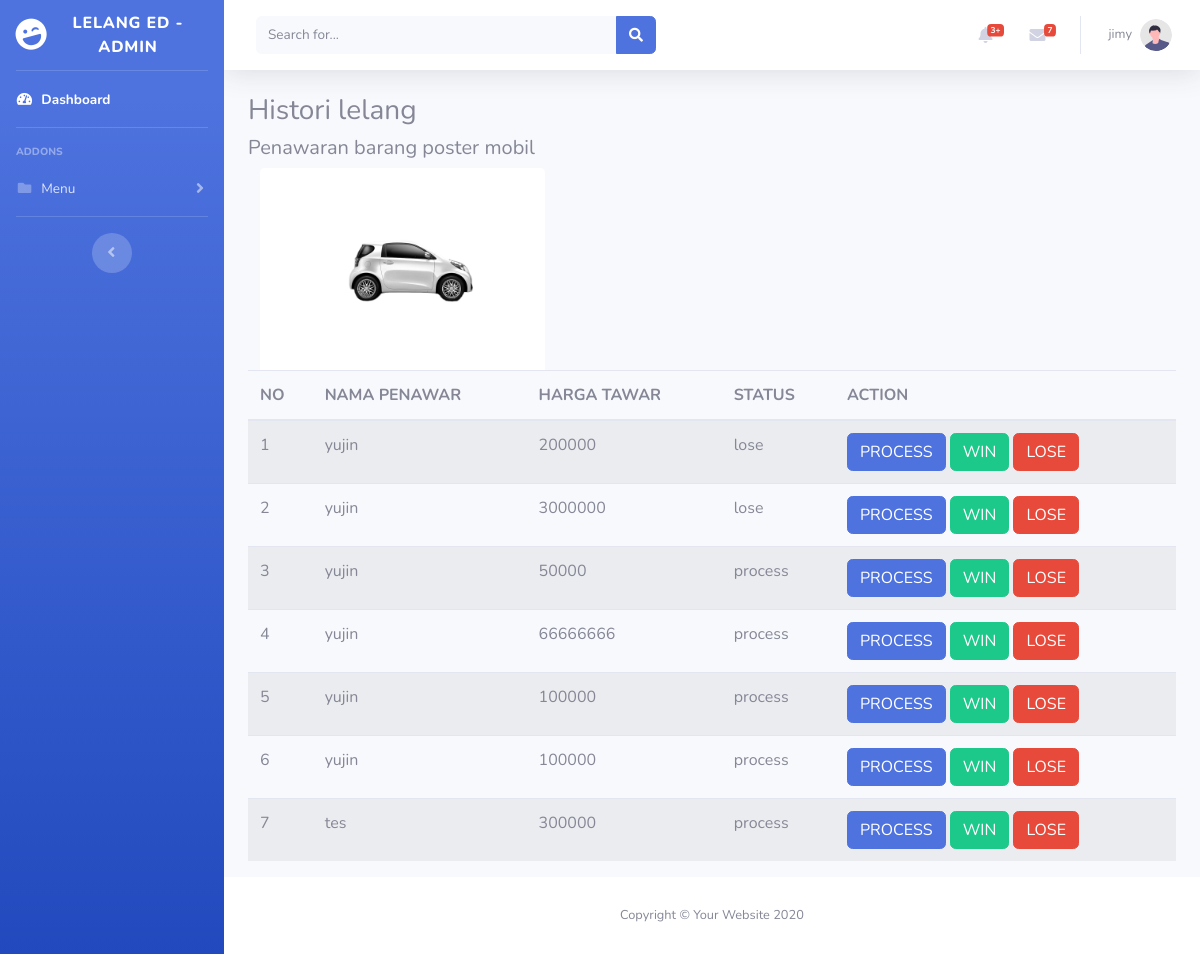
Screenshot of /petugas/history_lelang.php?id=3 (signed in) with the database file from the repository.
### tables this page shows
CREATE TABLE `barang` (
  `id` int(11) NOT NULL,
  `nama_barang` text NOT NULL,
  `tgl_daftar` date NOT NULL,
  `harga_awal` int(11) NOT NULL,
  `deskripsi` text NOT NULL,
  `foto` blob NOT NULL,
  `status` enum('close','open','sold') NOT NULL
);

CREATE TABLE `transaksi` (
  `id_transaksi` int(11) NOT NULL,
  `id_masyarakat` int(11) NOT NULL,
  `id_barang` int(11) NOT NULL,
  `penawaran_harga` int(11) NOT NULL,
  `status_lelang` enum('process','win','lose') NOT NULL
);

CREATE TABLE `masyarakat` (
  `id_masyarakat` int(11) NOT NULL,
  `nama_masyarakat` varchar(25) NOT NULL,
  `username` varchar(25) NOT NULL,
  `password` varchar(255) NOT NULL,
  `tlp` varchar(25) NOT NULL
);

### petugas/history_lelang.php (the view, shortened to what this page needs)
<!DOCTYPE html>
<html lang="en">
<head>
    <link href="vendor/fontawesome-free/css/all.min.css" rel="stylesheet" type="text/css">
    <link href="css/sb-admin-2.min.css" rel="stylesheet">
</head>
<body id="page-top">
    <div id="wrapper">
        <ul class="navbar-nav bg-gradient-primary sidebar sidebar-dark accordion" id="accordionSidebar">
            <a class="sidebar-brand d-flex align-items-center justify-content-center" href="index.html">
                <div class="sidebar-brand-icon rotate-n-15">
                    <i class="fas fa-laugh-wink"></i>
                </div>
                <div class="sidebar-brand-text mx-3">Lelang ED - ADMIN</div>
            </a>
            <hr class="sidebar-divider my-0">
           <li class="nav-item active">
                <a class="nav-link" href="homepage.php">
                    <i class="fas fa-fw fa-tachometer-alt"></i>
                    <span>Dashboard</span></a>
            </li>
            <hr class="sidebar-divider">
            <div class="sidebar-heading">
                Addons
            </div>
            <li class="nav-item">
                <a class="nav-link collapsed" href="#" data-toggle="collapse" data-target="#collapseMenu"
                    aria-expanded="true" aria-controls="collapseMenu">
                    <i class="fas fa-fw fa-folder"></i>
                    <span>Menu</span>
                </a>
            </li>
            <hr class="sidebar-divider d-none d-md-block">
            <div class="text-center d-none d-md-inline">
                <button class="rounded-circle border-0" id="sidebarToggle"></button>
            </div>
        </ul>
        <div id="content-wrapper" class="d-flex flex-column">
            <div id="content">
                <nav class="navbar navbar-expand navbar-light bg-white topbar mb-4 static-top shadow">
                    <form
                        class="d-none d-sm-inline-block form-inline mr-auto ml-md-3 my-2 my-md-0 mw-100 navbar-search">
                        <div class="input-group">
                            <input type="text" class="form-control bg-light border-0 small" placeholder="Search for..."
                                aria-label="Search" aria-describedby="basic-addon2">
                            <div class="input-group-append">
                                <button class="btn btn-primary" type="button">
                                    <i class="fas fa-search fa-sm"></i>
                                </button>
                            </div>
                        </div>
                    </form>
                    <ul class="navbar-nav ml-auto">
                        <li class="nav-item dropdown no-arrow mx-1">
                            <a class="nav-link dropdown-toggle" href="#" id="alertsDropdown" role="button"
                                data-toggle="dropdown" aria-haspopup="true" aria-expanded="false">
                                <i class="fas fa-bell fa-fw"></i>
                                <span class="badge badge-danger badge-counter">3+</span>
                            </a>
                        </li>
                        <li class="nav-item dropdown no-arrow mx-1">
                            <a class="nav-link dropdown-toggle" href="#" id="messagesDropdown" role="button"
                                data-toggle="dropdown" aria-haspopup="true" aria-expanded="false">
                                <i class="fas fa-envelope fa-fw"></i>
                                <span class="badge badge-danger badge-counter">7</span>
                            </a>
                        </li>
                        <li class="nav-item dropdown no-arrow">
                            <a class="nav-link dropdown-toggle" href="#" id="userDropdown" role="button"
                                data-toggle="dropdown" aria-haspopup="true" aria-expanded="false">
                                <span class="mr-2 d-none d-lg-inline text-gray-600 small"><?=$_SESSION['username']?></span>
                                <img class="img-profile rounded-circle"
                                    src="img/undraw_profile.svg">
                            </a>
                        </li>
                    </ul>
                </nav>
                <div class="container-fluid">
                    <?php
                        include "../koneksi.php";
                        $qry_get_barang=mysqli_query($conn, "select * from barang where id = '".$_GET['id']."' ");
                        $get_barang=mysqli_fetch_array($qry_get_barang);
                    ?>
                    <h3>Histori lelang</h3>
                    <h5>Penawaran barang <?=$get_barang['nama_barang']?></h5>
                    <table class="table table-hover table-striped">
                        <thead>
                            <tr>
                                <div class="col-md-4">
                                    <img src="../foto/<?=$get_barang['foto']?>" class="card-img-top">
                                </div>
                            </tr>
                            <tr>
                                <th>NO</th>
                                <th>NAMA PENAWAR</th>
                                <th>HARGA TAWAR</th>
                                <th>STATUS</th>
                                <th>ACTION</th>
                            </tr>
                        </thead>
                        <tbody>
                            <?php
                                include "../koneksi.php";
                                $qry_transaksi=mysqli_query($conn, "select * from transaksi join masyarakat on masyarakat.id_masyarakat=transaksi.id_masyarakat join barang on barang.id='".$_GET['id']."' ");
                                $no=0;
                                while($data_transaksi=mysqli_fetch_array($qry_transaksi)){
                                    $no++;
                            ?>
                                    <tr>
                                        <td><?=$no?></td>
                                        <td><?=$data_transaksi['username']?></td>
                                        <td><?=$data_transaksi['penawaran_harga']?></td>
                                        <td><?=$data_transaksi['status_lelang']?></td>
                                        <td>
                                            <div class="d-grid gap-2 d-md-block">
                                            <form method="POST">
                                                <button class="btn btn-primary" type="submit" name="process">PROCESS</button>
                                                <button class="btn btn-success" type="submit" name="win">WIN</button>
                                                <button class="btn btn-danger" type="submit" name="lose">LOSE</button>
                                                </form>
                                            </div>
                                            </td>
                                    </tr>
                                <?php
                                }
                                ?>
                        </tbody>
                    </table>
                </div>
            </div>
            <footer class="sticky-footer bg-white">
                <div class="container my-auto">
                    <div class="copyright text-center my-auto">
                        <span>Copyright &copy; Your Website 2020</span>
                    </div>
                </div>
            </footer>
        </div>
    </div>
</body>
</html>

### rows the page displays
barang: nama_barang "poster mobil", foto (picture)
transaksi: id_masyarakat.username "yujin", penawaran_harga "200000", status_lelang "lose"
transaksi: id_masyarakat.username "yujin", penawaran_harga "3000000", status_lelang "lose"
transaksi: id_masyarakat.username "yujin", penawaran_harga "50000", status_lelang "process"
transaksi: id_masyarakat.username "yujin", penawaran_harga "66666666", status_lelang "process"
transaksi: id_masyarakat.username "yujin", penawaran_harga "100000", status_lelang "process"
transaksi: id_masyarakat.username "yujin", penawaran_harga "100000", status_lelang "process"
transaksi: id_masyarakat.username "tes", penawaran_harga "300000", status_lelang "process"

### other values shown
$_SESSION['username'] "jimy"
